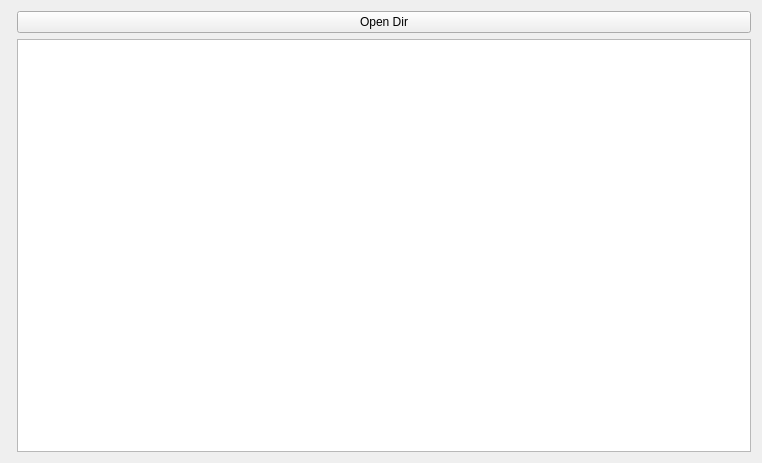
<?xml version="1.0" encoding="UTF-8"?>
<ui version="4.0">
 <class>autoLabel</class>
 <widget class="QWidget" name="autoLabel">
  <property name="geometry">
   <rect>
    <x>0</x>
    <y>0</y>
    <width>762</width>
    <height>463</height>
   </rect>
  </property>
  <property name="windowTitle">
   <string>Form</string>
  </property>
  <layout class="QFormLayout" name="formLayout">
   <item row="1" column="1">
    <widget class="QGraphicsView" name="graphicsView"/>
   </item>
   <item row="0" column="1">
    <widget class="QPushButton" name="pushButtonOpenDir">
     <property name="text">
      <string>Open Dir</string>
     </property>
    </widget>
   </item>
  </layout>
 </widget>
 <resources/>
 <connections/>
</ui>
